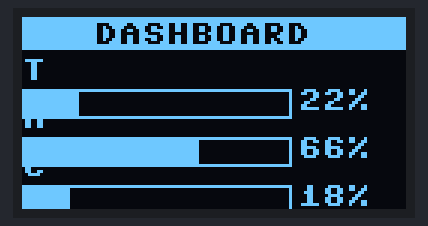
Simulated run of this program. Board: ESP32 board running MicroPython. On the bench: 128×64 one-colour display. Random numbers come from a fixed seed. At 20.5 s the program stops and its outputs stay as they are.

Above: at 0.1 s.
At 2.2 s:
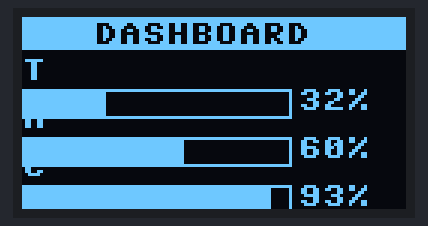
At 4.2 s:
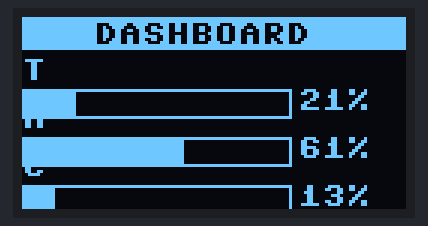
At 9.3 s:
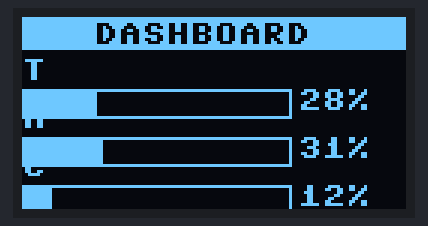
At 14.4 s:
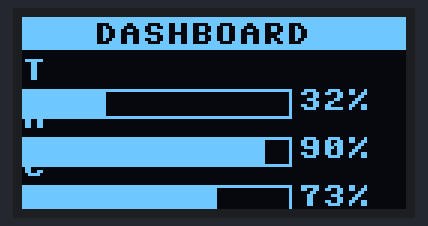
At 19.6 s:
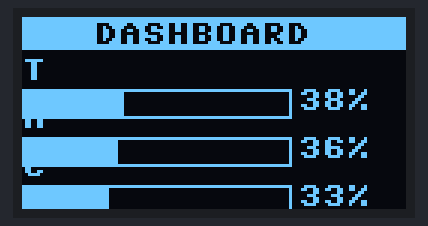

Measured:
- what the display in image 1 shows lasts 1.0 s, from 2.1 s to 3.1 s

The program:

P4B_dashboard.py
```python
from machine import I2C, Pin
import ssd1306
import time
import random


# Inicialización I2C
i2c = I2C(
    0,
    scl=Pin(22),
    sda=Pin(21),
    freq=400000
)

# Inicialización OLED
oled = ssd1306.SSD1306_I2C(128, 64, i2c)


def barra(x, y, w, h, porcentaje, label):

    oled.text(label, x, y, 1)

    oled.rect(x, y + 10, w, h, 1)

    relleno = int(w * porcentaje / 100)

    if relleno > 0:
        oled.fill_rect(x + 1, y + 11, relleno - 1, h - 2, 1)

    oled.text(str(porcentaje) + '%', x + w + 2, y + 10, 1)


# Simulación de sensores
for _ in range(20):

    temp = random.randint(18, 40)
    hum = random.randint(30, 90)
    cpu = random.randint(10, 95)

    oled.fill(0)

    # Título
    oled.fill_rect(0, 0, 128, 11, 1)
    oled.text('DASHBOARD', 24, 2, 0)

    # Barras
    barra(0, 14, 90, 10, temp, 'T')
    barra(0, 30, 90, 10, hum, 'H')
    barra(0, 46, 90, 10, cpu, 'C')

    oled.show()

    time.sleep(1)
```
